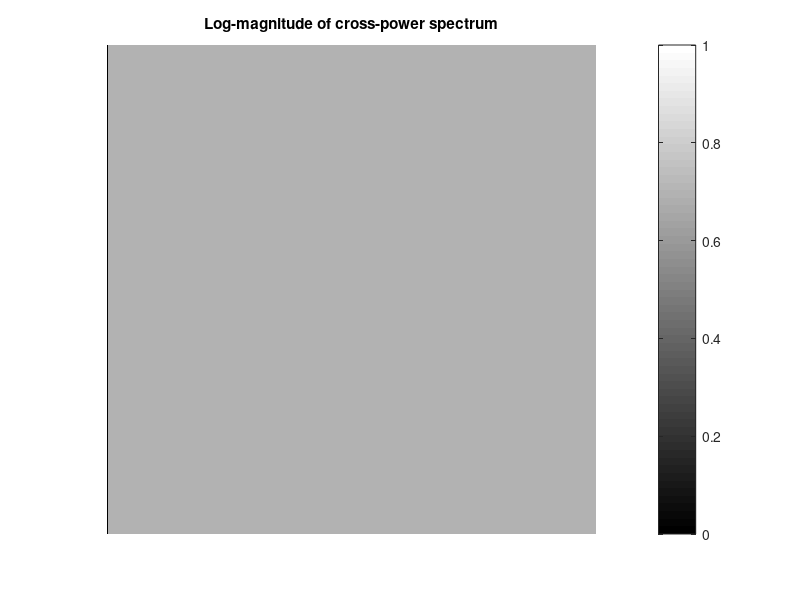
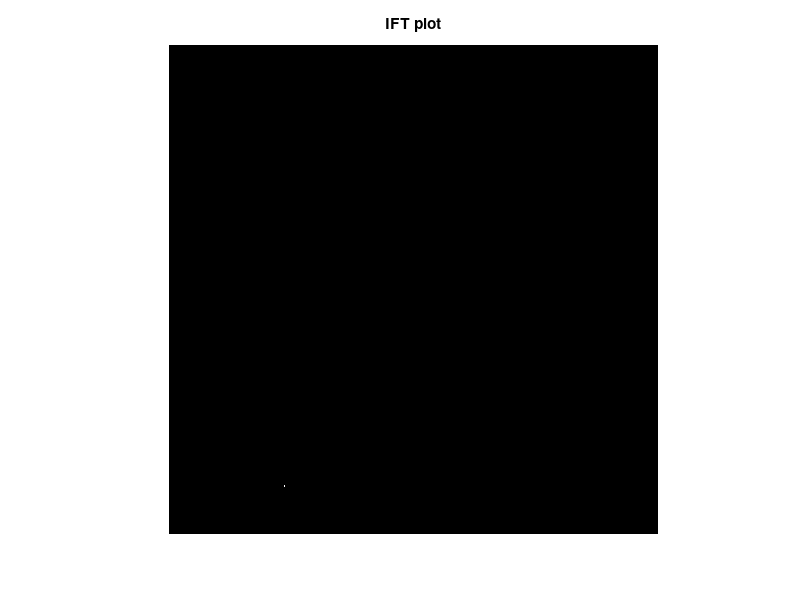

The MATLAB script that drew these images, in order: (Note: this script raises an error after producing the figures.)
clear; clc; clear all;
I = zeros(300);
J = I;
I(50:100,50:120) = 255;
J(20:70,120:190) = 255;

FfA = fftshift(fft2(I));
FfB = fftshift(fft2(J));

num = conj(FfA).*FfB;
denom = abs(FfA.*FfB);

lfft = log(abs(num./denom)+1); 
figure; imshow(lfft); colorbar;
title('Log-magnitude of cross-power spectrum')

invFf = ifft2(ifftshift(num./denom));
figure; 
imshow(invFf/max(invFf(:)));
title('IFT plot')

impixelinfo;


%%

I = zeros(300);
J = zeros(300);
I(50:100,50:120) = 255;
J(20:70,120:190) = 255;

% noisy_I = imnoise(I, 'gaussian', 0, 400);
% noisy_J = imnoise(J, 'gaussian', 0, 400);

noisy_I = I + randn(300) * 20;
noisy_J = J + randn(300) * 20;


FfA = fftshift(fft2(noisy_I));
FfB = fftshift(fft2(noisy_J));

num = conj(FfA).*FfB;
denom = abs(FfA.*FfB);

lfft = log(abs(num./denom)+1); 
figure; imshow(lfft); colorbar;
title('Log-magnitude of cross-power spectrum')

invFf = ifft2(ifftshift(num./denom));
figure; 
imshow(invFf/max(invFf(:)));
title('IFT plot')

impixelinfo;






